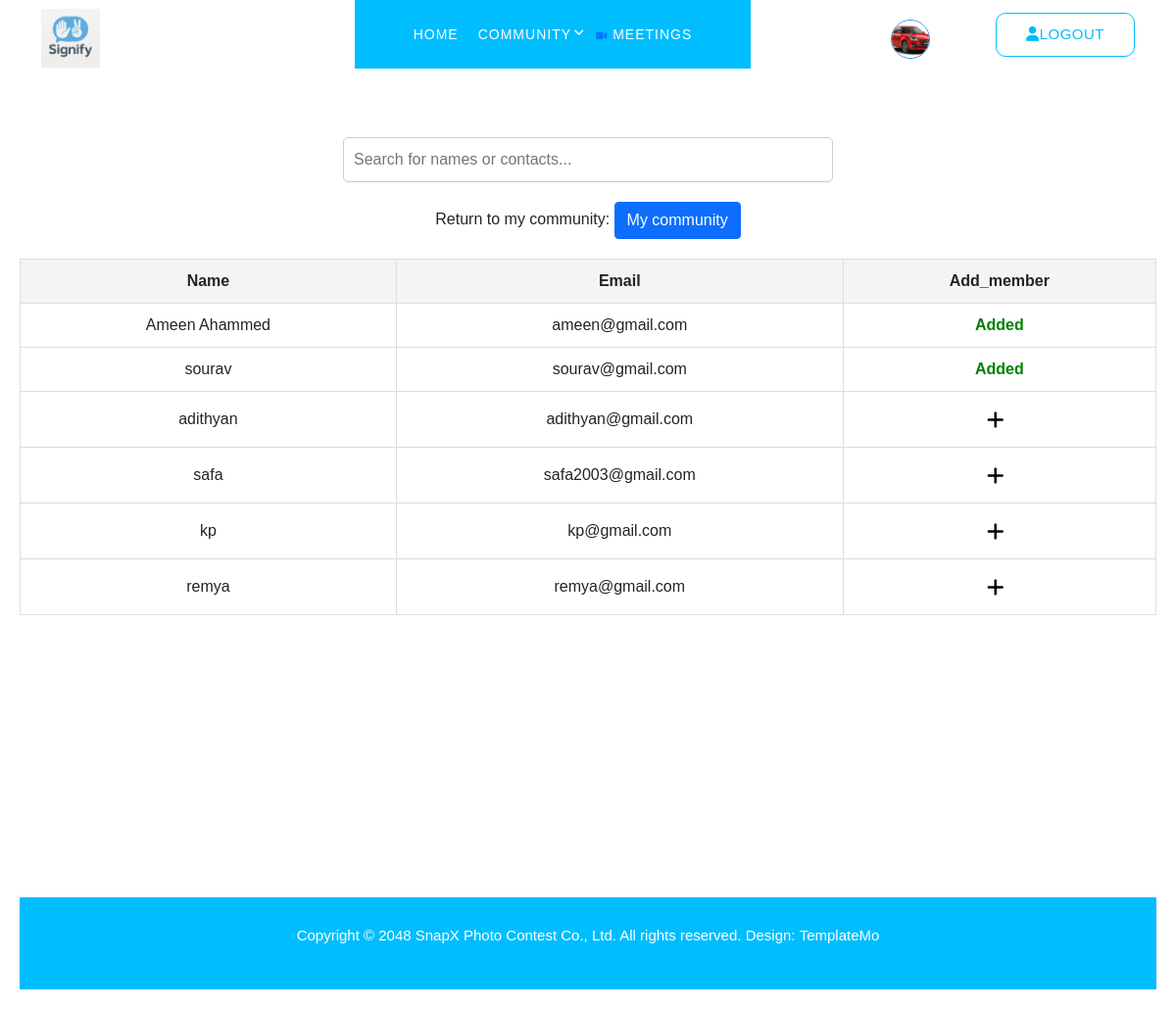
Before: /view_user/2/ (signed in) with the older database file.
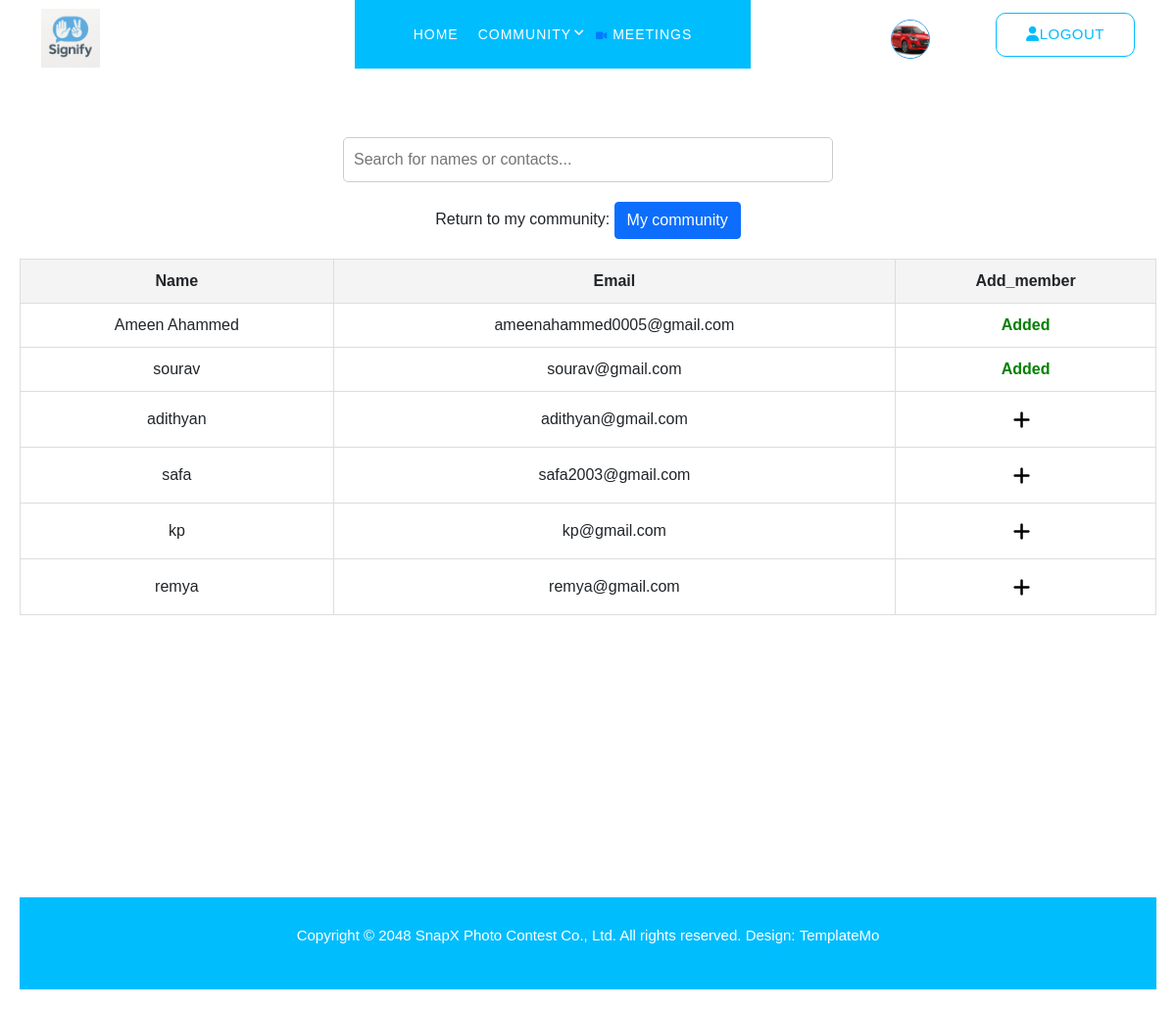
After: the same page with the newer database file.
### signapp/models.py (models this page shows)
class user_reg(models.Model):
  Name=models.CharField(max_length=100)
  Gender=models.CharField(max_length=50)
  Contact=models.CharField(max_length=15)
  userid=models.OneToOneField(user_log,on_delete=models.CASCADE, related_name='member_userid')
  img=models.FileField(upload_to='uploads/',default=True)
  meet=models.CharField(max_length=100,default='')
  meeting_time = models.DateTimeField(null=True, blank=True)      # When meeting was scheduled
  receiver_id = models.ForeignKey(user_log, on_delete=models.CASCADE, null=True, blank=True, related_name='meeting_receiver')

class user_log(models.Model):
  Email=models.EmailField(unique=True)
  Password=models.CharField(max_length=100)
  usertype=models.IntegerField(default=0)
  last_login = models.DateTimeField(default=now)
  is_active = models.BooleanField(default=True)

### signapp/views.py (the view)
# urls.py: path('view_user/<int:community_id>/',views.view_user,name="view_user"),
def view_user(request,community_id):
    if not request.session.get('user_id'):
        return redirect('login')#------------
    user=request.session.get('user_id')
    register=get_object_or_404(user_reg,userid=user)
    current_user = request.session.get('user_id')
    comm_id=community_tab.objects.get(id=community_id)
    users = user_reg.objects.exclude(id=current_user)
    mem=community_member.objects.filter(community_id=comm_id)
    member_ids = mem.values_list('member_id', flat=True)
    return render(request, 'view_user.html', {'users': users,'comm_id':comm_id,'mem':member_ids,'register':register})

### signapp/templates/view_user.html (shortened to what this page needs)
{% load static %}
<!DOCTYPE html>
<html lang="en">
<head>
  <link href="{% static 'user/vendor/bootstrap/css/bootstrap.min.css' %}" rel="stylesheet">
  <link rel="stylesheet" href="{% static 'user/assets/css/fontawesome.css' %}">
  <link rel="stylesheet" href="{% static 'user/assets/css/templatemo-snapx-photography.css' %}">
  <link rel="stylesheet" href="{% static 'user/assets/css/owl.css' %}">
  <link rel="stylesheet" href="{% static 'user/assets/css/animate.css' %}">
  <link rel="stylesheet" href="https://unpkg.com/swiper@7/swiper-bundle.min.css" />
</head>
<body>
  <header class="header-area header-sticky">
    <div class="container">
      <div class="row">
        <div class="col-12">
          <nav class="main-nav">
            <a href="#" class="logo">
              <img src="{% static 'user/assets/images/Signifylogo.jpg' %}" alt="Logo" class="logo-img">
            </a>
            <ul class="nav">
              <li><a href="{% url 'user_in' %}" class="active">Home</a></li>
              <li class="has-sub">
                <a href="{% url 'user_in' %}">Community</a>
              </li>
              <li>
                <a href="{% url 'meetings' %}">
                  <i class="fa-solid fa-video" style="color: #007BFF; font-size: 10px;"></i> Meetings
                </a>
              </li>
            </ul>
            <ul style="margin: auto;">
              <li>
                <a href="{% url 'EditUser' %}">
                  <img src="{{ user.img.url }}{{ register.img.url}}/" alt="Profile" class="rounded-circle"
                    style="width: 40px; height: 40px; border-radius: 50%; object-fit: cover;border: 1.5px solid blue;border-color: #3498db;">
                </a>
              </li>
            </ul>
            <div class="border-button">
              <a id="modal_trigger" href="{% url 'logout' %}" class="sign-in-up"><i class="fa fa-user"></i>LOGOUT</a>
            </div>
          </nav>
        </div>
      </div>
    </div>
  </header>
    <link rel="stylesheet" href="https://cdnjs.cloudflare.com/ajax/libs/font-awesome/6.4.0/css/all.min.css">
    <link href="{% static 'user/vendor/bootstrap/css/bootstrap.min.css' %}" rel="stylesheet">
<br><br><br><br><br>
<body>
    <div class="search-container">
        <input type="text" id="searchBar" onkeyup="searchTable()" placeholder="Search for names or contacts...">
    </div>
    <div>
        Return to my community:
        <a id="id" href="{% url 'view_community' %}" class="btn btn-primary">My community</a>
   </div>
    <table>
        <thead>
            <tr>
                <th>Name</th>
                <th>Email</th>
                <th>Add_member</th>
            </tr>
        </thead>
        <tbody>
            {% for user in users %}
            <tr>
                <td>{{user.Name}}</td>
                <td>{{user.userid.Email}}</td>
                <td>
                    {% if user.id in mem %}
                    <span style="color: green; font-weight: bold;">Added</span>
                    {% else %}
                    <a class="icon" href="{% url 'add_member' comm_id.id user.id %}">
                        <i class="fa-solid fa-plus" style="color: black; font-size: 20px;"></i>
                    </a>
                    {% endif %}
                </td>
            </tr>
            {% endfor %}
        </tbody>
    </table>
</body>
<br><br><br><br><br><br><br>
<footer>
  <div class="container">
    <div class="row">
      <div class="col-lg-12">
        <p>Copyright © 2048 <a href="#">SnapX</a> Photo Contest Co., Ltd. All rights reserved.
          Design: <a title="CSS Templates" rel="sponsored" href="#"
            target="_blank">TemplateMo</a></p>
      </div>
    </div>
  </div>
</footer>
</body>
</html>

Changed rows visible on the page:
changed user_reg "Ameen Ahammed": userid.Email "ameen@gmail.com" → "ameenahammed0005@gmail.com"
